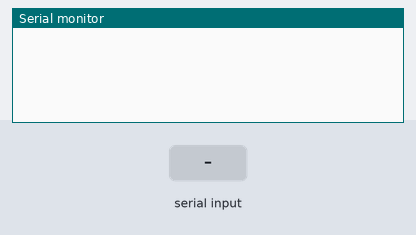
Bench run of a sketch on a simulated Arduino Uno, built with avr-gcc and run on an emulated ATmega328P. Shown: the last lines printed to the serial monitor. The test bench sets the inputs (shaded band).

Above: at 1.2 s.
1.3 s: "A90\n" received over Serial
At 1.8 s:
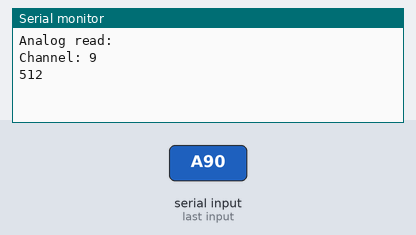
2.8 s: "W90\n" received over Serial
At 3.8 s:
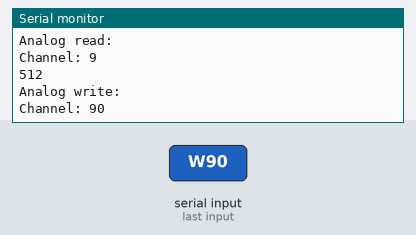
4.3 s: "90,45,200\n" received over Serial
At 5.5 s:
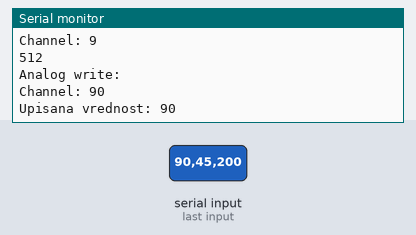
5.8 s: "D90\n" received over Serial
At 6.2 s:
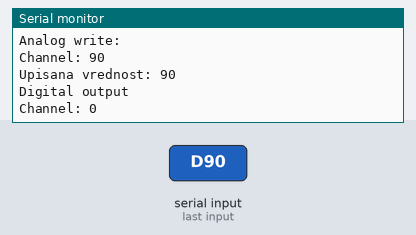
7.3 s: "30,150,10\n" received over Serial
At 7.8 s:
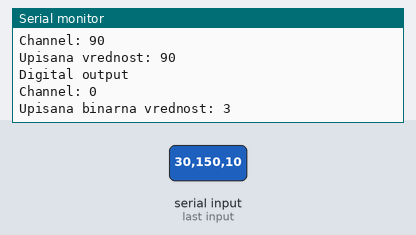

Measured:
- after the input at 1.3 s, the serial monitor: prints a new line at once (image 1)
- after the input at 2.8 s, the serial monitor: prints a new line at once (image 2)
- after the input at 4.3 s, the serial monitor: prints a new line at once (image 3)
- after the input at 5.8 s, the serial monitor: prints a new line at once (image 4)
- after the input at 7.3 s, the serial monitor: prints a new line at once (image 5)

The sketch:

unoSlave.ino
```cpp
/*
Formati za aplikaciju:

*** Analogni ulaz:
An: n 0-5 broj analognog kanala

*** Analogni izlaz:
Wnnwww: nn 00 - 13 broj digitalnog kanala, www 000 - 255 izlazna analogna vrednost

*** Digitalni ulaz:
DInn: xx 00 - 13 broj digitalnog kanala

*** Digitalni izlaz:
DOnnb: xx 00 - 13 broj digitalnog kanala, b 0 /1
*/
char c, m;
String s;
int n, b, w;

void setup()
{
  // put your setup code here, to run once:
  Serial.begin(9600);
}

void loop()
{
  // put your main code here, to run repeatedly:
  if(Serial.available())
  {
    c = Serial.read();
    switch(c)
    {
      case 'A':
        Serial.println("Analog read:");
        while(!Serial.available()){}
        c = Serial.read();
        n = (int)c - 48;
        Serial.println("Channel: " + String(n));
        Serial.println(analogRead(n));
        break;
      case 'W':
        Serial.println("Analog write: ");
        s = "";
        while(!Serial.available()){}
        c = Serial.read();
        s += c;
        while(!Serial.available()){}
        c = Serial.read();
        s += c;
        n  = s.toInt();
        pinMode(n, OUTPUT);
        Serial.println("Channel: " + String(n));
        s = "";
        while(!Serial.available()){}
        c = Serial.read();
        s += c;
        while(!Serial.available()){}
        c = Serial.read();
        s += c;
        while(!Serial.available()){}
        c = Serial.read();
        s += c;
        w = s.toInt();
        analogWrite(n, w);
        Serial.println("Upisana vrednost: " + String(w));
        break;
      case 'D':
        s = "";
        while(!Serial.available()){}
        m = Serial.read();
        while(!Serial.available()){}
        c = Serial.read();
        s += c;
        while(!Serial.available()){}
        c = Serial.read();
        s += c;
        n  = s.toInt();
        if(m == 'I')
        {
          Serial.println("Digital input");
          pinMode(n, INPUT);
          Serial.println("Channel: " + String(n));
          b = digitalRead(n);
          Serial.println("Ocitana binarna vrednost: " + String(b));
        }
        else
        {
          Serial.println("Digital output");
          pinMode(n, OUTPUT);
          Serial.println("Channel: " + String(n));
          while(!Serial.available()){}
          c = Serial.read();
          b = (int)c - 48;
          digitalWrite(n, b);
          Serial.println("Upisana binarna vrednost: " + String(b));
        }
        break;
    }
  }
}
```
